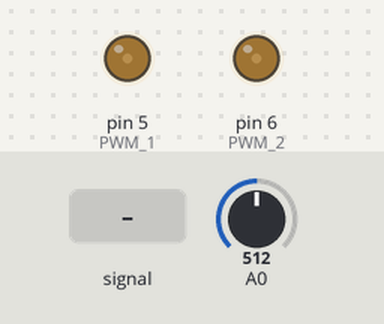
A sketch run on a simulated Arduino Uno, built with avr-gcc and run on an emulated ATmega328P. Shown: output pins drawn as LEDs (lit = HIGH). Inputs (shaded band) come from the test bench; at power-on: A0 = 512. What the sketch prints to the serial monitor is not drawn.

Above: at 11.2 s.
11.3 s: A0 fed a 200 Hz sine of ±255 counts around its level
At 11.95 s:
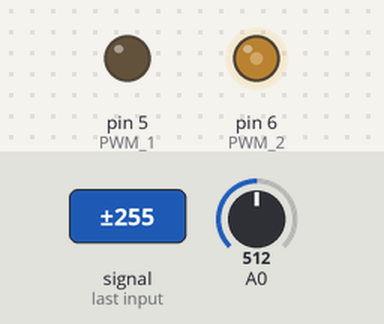
At 12.39 s:
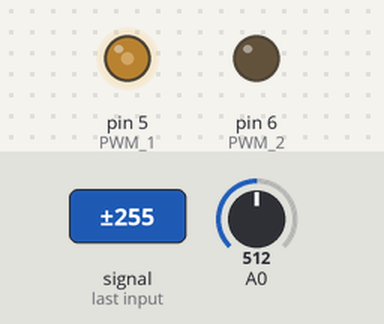
Timing chart, 0 to 20.3 s (numbered marks = the images above; inputs shaded):
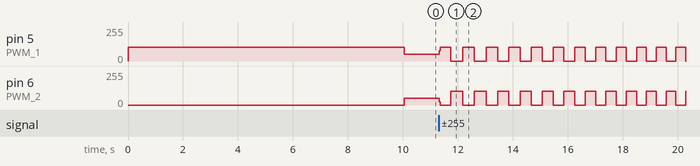

The sketch:

realtime.ino
```cpp
// シリアルスピード
#define SPEED 115200
// 使用ピン
#define PWM_1 5
#define PWM_2 6
// 電圧
#define PWM_HIGH 2
#define PWM_LOW 0
// 閾値
#define THRESHOLD_PULSE 700
#define THRESHOLD_TIME 500000

// 色データ長
#define L_COLORS 2
#define AVERAGE_SIZE 50

// 黒の電圧値 (V)
const int BLACK_PWM_1 = PWM_HIGH;
const int BLACK_PWM_2 = PWM_LOW;
// 白の電圧値 (V)
const int WHITE_PWM_1 = PWM_LOW;
const int WHITE_PWM_2 = PWM_HIGH;
// 色データ
const int COLORS_PWM_1[L_COLORS] = {WHITE_PWM_1, BLACK_PWM_1};
const int COLORS_PWM_2[L_COLORS] = {WHITE_PWM_2, BLACK_PWM_2};

int heart_rate;              // 心拍数
unsigned long last_peak = 0; // 1つ前のピーク検出時刻
unsigned long drew_time;     // ディスプレイ描画時刻
int i = 0;                   // Colorsカウンタ

int heart_rates[AVERAGE_SIZE]; // 過去心拍数配列（移動平均）
int j = 0;                     // 移動平均カウンタ
const int default_rate = 70;   // 過去心拍数の初期値

/**
 * 初期化
 */
void setup()
{
    pinMode(PWM_1, OUTPUT);
    pinMode(PWM_2, OUTPUT);
    // 初期値は黒
    analogWrite(PWM_1, BLACK_PWM_1 * 51);
    analogWrite(PWM_2, BLACK_PWM_2 * 51);
    delay(10000);

    Serial.begin(SPEED);

    // 過去心拍数配列の初期化
    for (int k = 0; k < AVERAGE_SIZE; k++)
    {
        heart_rates[k] = default_rate;
    }
}

/**
 * 脈波の取得
 */
void get_pulse()
{
    int pulse = analogRead(A0);

    // 心拍数の更新
    update_heart_rate(pulse);
}

/**
 * 心拍数の更新
 *
 * @param pulse 脈波値
 */
void update_heart_rate(int pulse)
{
    // 現在時刻の取得
    unsigned long now = micros();

    // ピーク検出
    if (now > last_peak + THRESHOLD_TIME && pulse > THRESHOLD_PULSE)
    {
        // ピーク間隔を計算
        unsigned long interval = now - last_peak;
        // 心拍数の計算
        int rate = (60 * 1000000) / interval;
        // 心拍数配列に追加
        heart_rates[j] = rate;

        // 平均値の計算
        int sum = 0;
        for (int k = 0; k < AVERAGE_SIZE; k++)
        {
            sum += heart_rates[k];
        }
        int average = sum / AVERAGE_SIZE;

        // 値の更新
        heart_rate = average;
        last_peak = now;
        if (j == AVERAGE_SIZE - 1)
        {
            j = 0;
        }
        else
        {
            j++;
        }
    }
}

/**
 * 点灯時間の計算
 *
 * @return 点灯時間
 */
unsigned long get_lighting_time()
{
    // 点灯時間の計算
    float time = (float)60 / (L_COLORS * heart_rate);
    Serial.println(heart_rate);

    // マイクロ秒変換
    unsigned long lighting_time = time * 1000000;

    return lighting_time;
}

/**
 * ディスプレイの描画
 */
void draw_display()
{
    // 描画
    analogWrite(PWM_1, COLORS_PWM_1[i] * 51);
    analogWrite(PWM_2, COLORS_PWM_2[i] * 51);

    // 描画した時刻を保存
    drew_time = micros();

    // Colorsの更新
    if (i == L_COLORS - 1)
    {
        i = 0;
    }
    else
    {
        i++;
    }
}

/**
 * メインループ
 */
void loop()
{
    // 脈波の取得
    get_pulse();

    // 点灯時間の計算
    unsigned long lighting_time = get_lighting_time();

    // 現在時刻の取得
    unsigned long now = micros();
    // 描画時間の経過で再描画
    if (now > drew_time + lighting_time)
    {
        draw_display();
    }
}
```

Measured:
- after the input at 11.3 s, pin 5 (PWM_1): 51/255 → 78/255 at once, then repeats every 0.81 s: 102/255 0.38 s, 0/255 0.43 s; pin 6 (PWM_2): 51/255 → 24/255 at once, then repeats every 0.81 s: 0/255 0.38 s, 102/255 0.43 s
